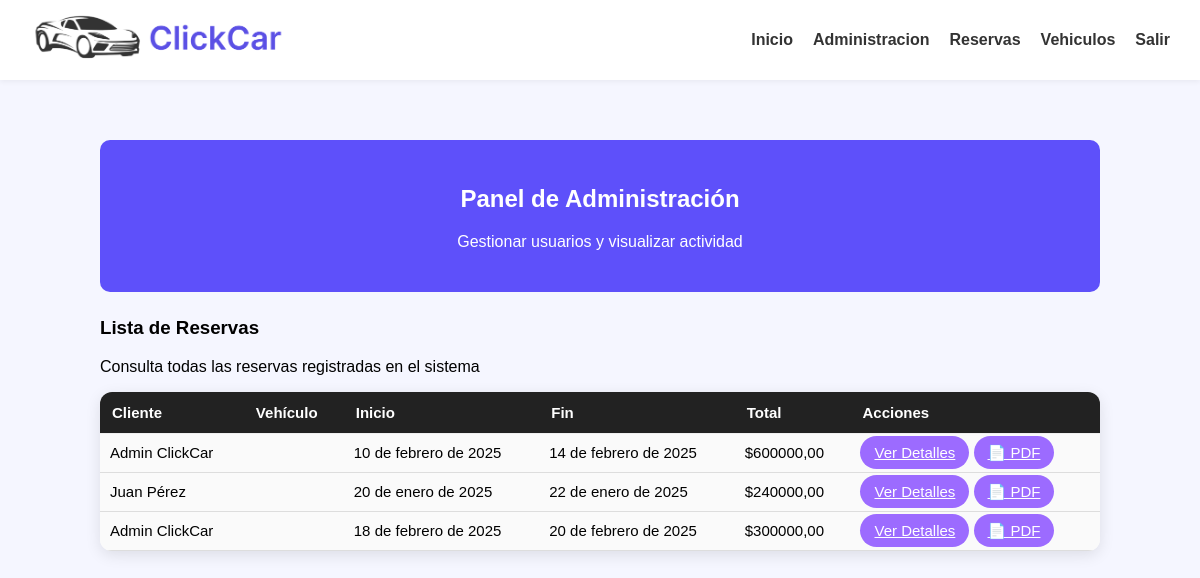
The page /admin-reservas/ (signed in) on the database its author committed.
### core/models/reserva.py (models this page shows, shortened)
class Reserva(models.Model):
    id_reserva = models.AutoField(primary_key=True)
    usuario = models.ForeignKey(
        Usuario,
        on_delete=models.CASCADE,
        db_column="id_usuario"
    )
    auto = models.ForeignKey(
        Vehiculo,
        on_delete=models.CASCADE,
        db_column="id_auto"
    )
    fecha_inicio = models.DateField()
    fecha_fin = models.DateField()
    ESTADOS = (
        ("pendiente", "Pendiente"),
        ("confirmada", "Confirmada"),
        ("cancelada", "Cancelada"),
    )
    estado = models.CharField(
        max_length=20,
        choices=ESTADOS,
        default="pendiente"
    )
    valor_total = models.DecimalField(max_digits=10, decimal_places=2)
    fecha_reserva = models.DateTimeField(auto_now_add=True)
    class Meta:
        db_table = "reservas"

### core/models/usuarios.py (models this page shows, shortened)
class Usuario(models.Model):
    id_usuario = models.AutoField(primary_key=True)
    nombre = models.CharField(max_length=100)
    correo = models.CharField(max_length=100, unique=True)
    contrasena = models.CharField(max_length=255)
    telefono = models.CharField(max_length=15, null=True, blank=True)
    foto_perfil = models.ImageField(upload_to='perfiles/', null=True, blank=True)
    fecha_registro = models.DateTimeField(auto_now_add=True)
    activo = models.BooleanField(default=True)
    nombre_rol = models.CharField(max_length=20, default="cliente")
    class Meta:
        db_table = "usuarios"

### core/views.py (the view)
# urls.py: path("admin-reservas/", panel_reservas, name="admin_reservas"),
def panel_reservas(request):
    if request.session.get("usuario_rol") != "admin":
        messages.error(request, "Acceso denegado.", extra_tags="admin_reservas error")
        return redirect("home")
    return render(request, "core/panel_reservas.html", {
        "reservas": Reserva.objects.all()
    })

### core/templates/core/panel_reservas.html (shortened to what this page needs)
{% load static %}
<!DOCTYPE html>
<html lang="es">
<head>
    <link rel="stylesheet" href="{% static 'css/estilos.css' %}">
</head>
<body>
<header>
    <nav>
        <div class="logo">
            <a href="{% url 'home' %}">
                <img src="{% static 'img/LogoClickCar.png' %}" alt="Logo">
            </a>
        </div>
        <ul class="menu">
            <li><a href="{% url 'home' %}">Inicio</a></li>
            <li><a href="{% url 'visualizar_perfiles' %}">Administracion</a></li>
            <li><a href="{% url 'admin_reservas' %}">Reservas</a></li>
            <li><a href="{% url 'products' %}">Vehiculos</a></li>
            <li><a href="{% url 'exit' %}">Salir</a></li>
        </ul>
    </nav>
</header>
<div class="panel-admin">
    <div class="panel-header">
        <h2>Panel de Administración</h2>
        <p>Gestionar usuarios y visualizar actividad</p>
    </div>
    <h3>Lista de Reservas</h3>
    <p>Consulta todas las reservas registradas en el sistema</p>
    <table class="panel-table">
        <tr>
            <th>Cliente</th>
            <th>Vehículo</th>
            <th>Inicio</th>
            <th>Fin</th>
            <th>Total</th>
            <th>Acciones</th>
        </tr>
        {% for r in reservas %}
        <tr>
            <td>{{ r.usuario.nombre }}</td>
            <td>{{ r.auto.marca }} {{ r.auto.modelo }}</td>
            <td>{{ r.fecha_inicio }}</td>
            <td>{{ r.fecha_fin }}</td>
            <td>${{ r.valor_total }}</td>
            <td>
                <a href="{% url 'detalle_reserva' r.id_reserva %}" class="btn-ver">Ver Detalles</a>
                <a href="{% url 'pdf_reserva' r.id_reserva %}" class="btn-ver">📄 PDF</a>
            </td>
        </tr>
        {% endfor %}
    </table>
</div>
</body>
</html>

### static/CSS/estilos.css (style rules this page uses)
body { margin: 0; font-family: Arial, sans-serif; background-color: #f5f5f5; }
header { background-color: #ffffff; box-shadow: 0 2px 5px rgba(0,0,0,0.05); }
nav { display: flex; justify-content: space-between; align-items: center; height: 80px; padding: 0 30px; }
.logo img { height: 60px; }
nav ul { list-style: none; display: flex; gap: 20px; margin: 0; padding: 0; }
nav a { text-decoration: none; color: #333; font-weight: bold; transition: color 0.3s ease; }
.panel-admin { max-width: 1000px; margin: 40px auto; padding: 20px; }
.panel-header { background: #5e50fa; color: white; padding: 25px; border-radius: 10px; text-align: center; margin-bottom: 25px; }
.panel-table { width: 100%; border-collapse: collapse; background: white; border-radius: 12px; overflow: hidden; box-shadow: 0 4px 15px rgba(0,0,0,0.1); }
.panel-table th { background: #f0edff; padding: 12px; }
.panel-table td { padding: 12px; border-top: 1px solid #eee; }
.btn-ver { background: #9c6bff; color: white; padding: 8px 14px; border-radius: 50px; border: none; cursor: pointer; }
body { margin: 0; padding: 0; background: #f5f6ff; font-family: Arial, sans-serif; }
img { max-width: 100%; height: auto; }
.panel-table { width: 100%; border-collapse: collapse; font-family: 'Segoe UI', sans-serif; font-size: 15px; }
.panel-table tbody tr { background: #fafafa; border-bottom: 1px solid #ddd; }
.panel-table td { padding: 14px; }
.panel-table { width: 100%; border-collapse: collapse; font-family: 'Poppins', sans-serif; }
.panel-table th { background: #222; color: white; padding: 12px; text-align: left; }
.panel-table td { padding: 10px; border-bottom: 1px solid #ddd; }

### rows shown on the page
Reserva: usuario.nombre "Admin ClickCar", fecha_inicio "10 de febrero de 2025", fecha_fin "14 de febrero de 2025", valor_total "600000,00"
Reserva: usuario.nombre "Juan Pérez", fecha_inicio "20 de enero de 2025", fecha_fin "22 de enero de 2025", valor_total "240000,00"
Reserva: usuario.nombre "Admin ClickCar", fecha_inicio "18 de febrero de 2025", fecha_fin "20 de febrero de 2025", valor_total "300000,00"
